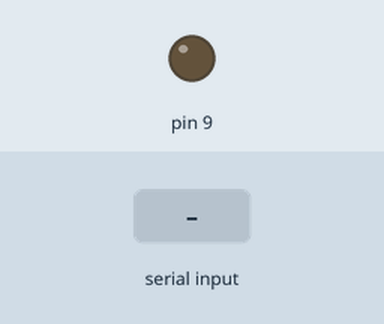
The sketch below on a simulated Arduino Uno, built with avr-gcc and run on an emulated ATmega328P. Shown: output pins drawn as LEDs (lit = HIGH). The inputs (shaded band) are chosen by the test bench. What the sketch prints to the serial monitor is not drawn.

Above: at 1.2 s.
1.3 s: "1\n" received over Serial
3.2 s: "1\n" received over the second serial link
At 4.4 s:
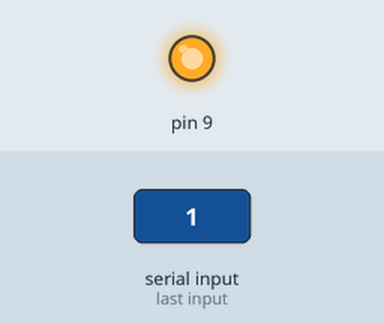
4.7 s: "2\n" received over the second serial link
At 5.7 s:
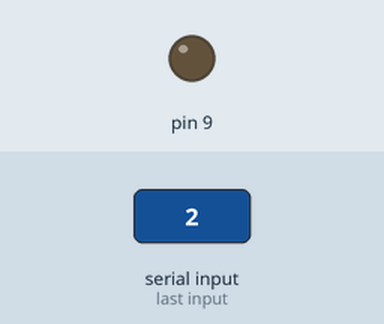
Timing chart, 0 to 7.7 s (numbered marks = the images above; inputs shaded):
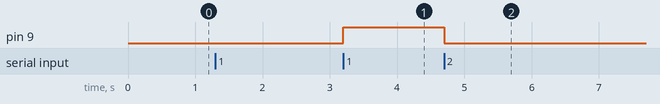

The sketch:

LED_BT_1.ino
```cpp
#include <SoftwareSerial.h>
SoftwareSerial mySerial(10, 11); //Pin10 RX , Pin 11 TX connected to--> Bluetooth TX,RX
char Incoming_value = 0;
int state = 0;


int val;
void setup() {
  // put your setup code here, to run once:
mySerial.begin(9600);
Serial.begin(9600);
pinMode(9, OUTPUT);
}

void loop() {
   if(Serial.available() > 0)
  {
    Incoming_value = mySerial.read();      //Read the incoming data and store it into variable Incoming_value
    Serial.print(Incoming_value);        //Print Value of Incoming_value in Serial monitor
    Serial.print("\n");        //New line
    if(Incoming_value == '1')            //Checks whether value of Incoming_value is equal to 1
      digitalWrite(9, HIGH);  //If value is 1 then LED turns ON
    else if(Incoming_value == '2')       //Checks whether value of Incoming_value is equal to 0
      digitalWrite(9, LOW);   //If value is 0 then LED turns OFF
  }
}
```

Measured:
- after the input at 3.2 s, pin 9: LOW → HIGH at once
- after the input at 4.7 s, pin 9: HIGH → LOW at once
